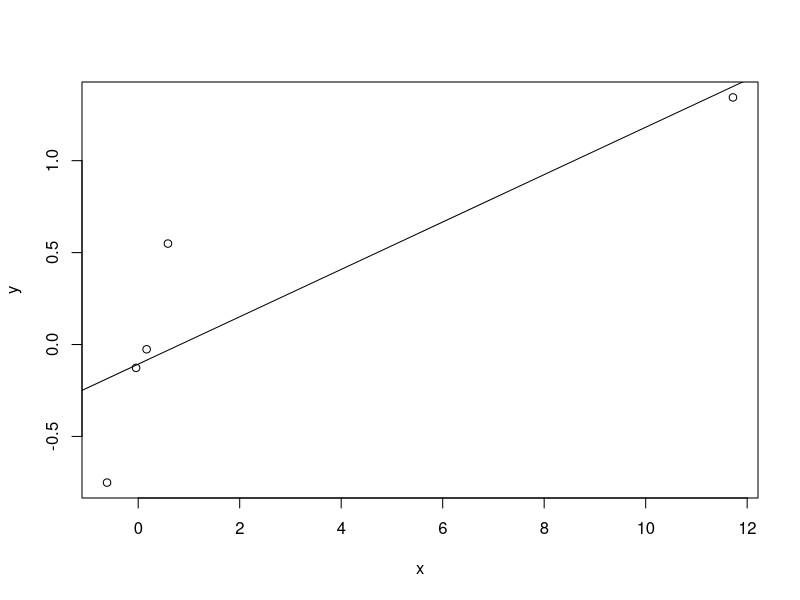
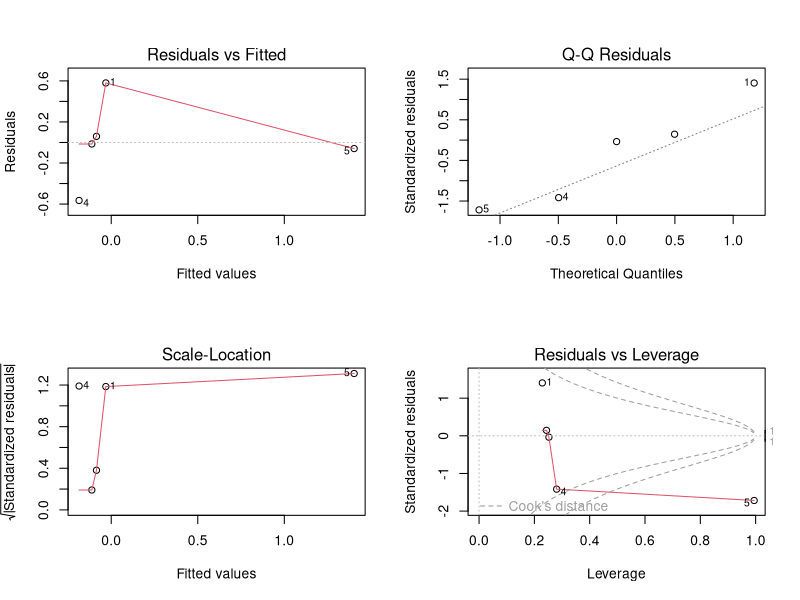
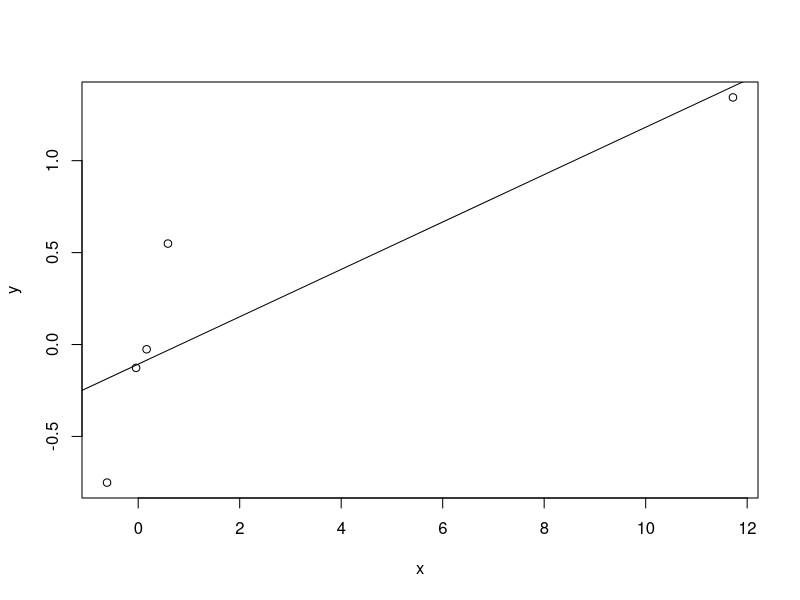
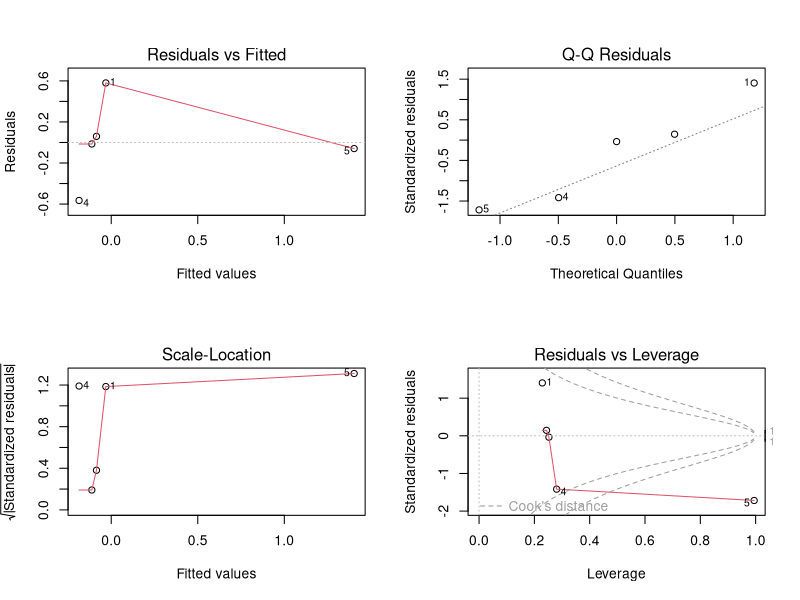

These figures' R source, in order:
## ---- chunk 1
library(plyr)
cars <- mutate(mtcars,
               cyl=factor(cyl))
fit <- lm(mpg~cyl+wt,data=cars)
summary(fit)

## ---- chunk 2
library(plyr)
cars <- mutate(mtcars,
               cyl=factor(cyl))
fit <- lm(mpg~cyl+wt,data=cars)
fit2 <- lm(mpg~cyl,data=cars)
summary(fit)
summary(fit2)

## ---- chunk 3
library(plyr)
cars <- mutate(mtcars,
               cyl=factor(cyl))
fit <- lm(mpg~cyl+wt,data=cars)
fit2 <- update(fit,mpg~cyl + wt + cyl*wt)

summary(fit)
summary(fit2)

anova(fit,fit2)

## ---- chunk 4

lm.q4 <- lm(mpg ~ I(0.5*wt) + cyl,data=cars)

summary(lm.q4)

## ---- chunk 5
x <- c(0.586, 0.166, -0.042, -0.614, 11.72)
y <- c(0.549, -0.026, -0.127, -0.751, 1.344)


lm.q5 <- lm(y~x)
plot(x,y)
abline(lm.q5)

summary(lm.q5)

dfbeta(lm.q5)

hatvalues(lm.q5)

par.old <- par()
par(mfrow=c(2,2))
plot(lm.q5)
par(par.old)
## ---- chunk 6
x <- c(0.586, 0.166, -0.042, -0.614, 11.72)
y <- c(0.549, -0.026, -0.127, -0.751, 1.344)



lm.q6 <- lm(y~x)

plot(x,y)
abline(lm.q6)

summary(lm.q6)

old.par <- par()
par(mfrow=c(2,2))
plot(lm.q6)
par(old.par)



hatvalues(lm.q6)

dfbetas(lm.q6)

influence.measures(lm.q6)
